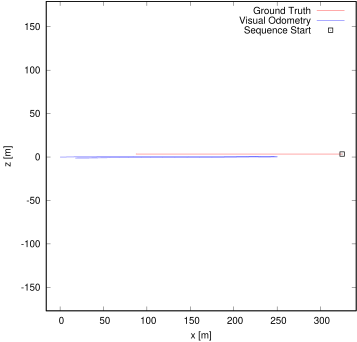

gnuplot code for this plot:
set term postscript eps enhanced color
set output "01.eps"
set size ratio -1
set xrange [-16:341]
set yrange [-177:179]
set xlabel "x [m]"
set ylabel "z [m]"
plot "01.txt" using 1:2 lc rgb "#FF0000" title 'Ground Truth' w lines,"01.txt" using 3:4 lc rgb "#0000FF" title 'Visual Odometry' w lines,"< head -1 01.txt" using 1:2 lc rgb "#000000" pt 4 ps 1 lw 2 title 'Sequence Start' w points
